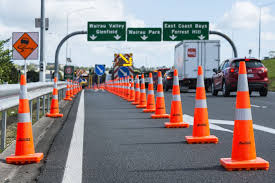
#> input picture track.jpg, 275 x 183 px
$ python test_auto_drive.py
#> lines starting #> are read from the running program, lines starting #| are printed output that depends on the picture; after the words box and inside, x2 and y2 are one past the last pixel; in counts of white or black regions, pixels touching at a corner belong together
import cv2
import numpy as np
import math
import matplotlib.pyplot as plt


def canny(img):
    hsv = cv2.cvtColor(img, cv2.COLOR_BGR2HSV)
    lower = np.array([0, 155, 155])
    upper = np.array([60, 255, 255])
    mask = cv2.inRange(hsv, lower, upper)
    canny = cv2.Canny(mask, 50, 150)
    return canny

def region_of_interest(img):
    height = image.shape[0]
    width = image.shape[1]
    # polygons = np.array([[(200,height),(1100,height),(550,250)]])
    polygons = np.array([[
        (125, 100),
        (75, 100),(0,150),(0,height),(width,height),(width,150)]])
    mask = np.zeros_like(img)
    cv2.fillPoly(mask,polygons,color=(255,255,255))
    masked_img = cv2.bitwise_and(img,mask)
    return masked_img

def display_lines(image,lines):
    line_image = np.zeros_like(image)
    if lines is not None:
        for line in lines:
            x1, y1, x2, y2 = line.reshape(4)
            cv2.line(line_image, (x1,y1), (x2,y2),(0,255,0,),10)
    return line_image


def steer_image(frame,lane_lines):
    heading_image = np.zeros_like(frame)
    height, width, _ = frame.shape
    _, _, left_x2, _ = lane_lines[0]
    _, _, right_x2, _ = lane_lines[1]
    mid = int(width / 2)
    x_offset = (left_x2 + right_x2) / 2 - mid
    y_offset = 100
    angle_to_mid_radian = math.atan(x_offset / y_offset)  # angle (in radian) to center vertical line
    angle_to_mid_deg = int(angle_to_mid_radian * 180.0 / np.pi)  # angle (in degrees) to center vertical line
    steering_angle = angle_to_mid_deg + 90  # this is the steering angle needed by picar front wheel
    line_color = (0, 0, 255)
    line_width = 5
    steering_angle_radian = steering_angle / 180.0 * math.pi
    x1 = int(width / 2)
    y1 = height
    # x2 = int(x1 - (height / 2*math.tan(steering_angle_radian)))
    x2 = int(x1 - height / 2 / math.tan(steering_angle_radian))
    y2 = 100

    cv2.line(heading_image, (x1, y1), (x2, y2), line_color, line_width)
    steered_img = cv2.addWeighted(frame, 0.8, heading_image, 1, 1)
    return steered_img


def make_coordinates(image,line_parameters):
    slope,intercept = line_parameters
    y1 = image.shape[0]
    y2 = int(y1*(3/5))
    x1 = int((y1-intercept)/slope)
    x2 = int((y2-intercept)/slope)
    return np.array([x1,y1,x2,y2])

def average_slope_intercept(image,lines):
    left_fit = []
    right_fit = []
    lane_lines= []
    for line in lines:
            x1,y1,x2,y2= line.reshape(4)
            parameters = np.polyfit((x1,x2),(y1,y2),1)
            slope=parameters[0]
            intercept=parameters[1]
            if slope<-25*np.pi/180:
                left_fit.append((slope, intercept))
            elif slope>25*np.pi/180:
                right_fit.append((slope,intercept))
    left_fit_avg = np.average(left_fit,axis=0)
    if len(left_fit)> 0:
        left_line= make_coordinates(image,left_fit_avg)
        lane_lines.append(left_line)
    right_fit_avg = np.average(right_fit,axis=0)
    if len(right_fit)>0:
        right_line = make_coordinates(image,right_fit_avg)
        lane_lines.append(right_line)
    # mean_line = make_coordinates(image,(left_fit_avg+right_fit_avg)/2)
    # print(lane_lines)
    return lane_lines

image = cv2.imread('track.jpg')
#> image is the input picture: shape (183, 275, 3); mean B, G, R 136.3, 134.4, 144.8
lane_img = np.copy(image)
canny_image = canny(lane_img)
#> in canny, `hsv = cv2.cvtColor(img, cv2.COLOR_BGR2HSV)`: hsv: shape (183, 275, 3); mean H, S, V 88.9, 67.8, 162
#> in canny, `mask = cv2.inRange(hsv, lower, upper)`:
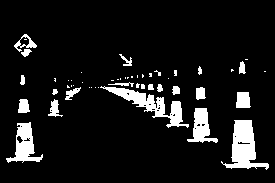
#> mask: shape (183, 275); 9.3% white; 50 white regions (30 under 20 px), largest, box (x1, y1, x2, y2) and area: (221, 120, 269, 170) 1087, (100, 86, 189, 128) 1004, (6, 122, 43, 163) 661
#> in canny, `canny = cv2.Canny(mask, 50, 150)`:
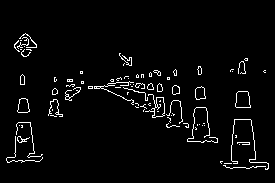
#> canny: shape (183, 275); 3.4% white in thin lines or dots, all inside (x1, y1, x2, y2) = (6, 33, 269, 170)
cropped_img = region_of_interest(canny_image)
#> in region_of_interest, `cv2.fillPoly(mask,polygons,color=(255,255,255))`:
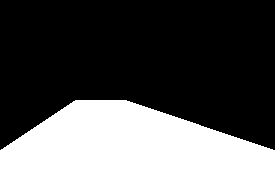
#> mask: shape (183, 275); 34.1% white; 1 white region, box (x1, y1, x2, y2) and area: (0, 100, 275, 183) 17175
#> in region_of_interest, `masked_img = cv2.bitwise_and(img,mask)`:
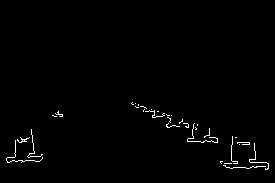
#> masked_img: shape (183, 275); 1.1% white in thin lines or dots, all inside (x1, y1, x2, y2) = (6, 102, 269, 170)
lines = cv2.HoughLinesP(cropped_img,20,np.pi/180,50,np.array([]),minLineLength=10,maxLineGap=50)
#> lines = 32 rows, first 6: [151, 109, 268, 163], [226, 167, 268, 167], [7, 161, 41, 159], [187, 140, 267, 169], [152, 117, 265, 168], [143, 110, 254, 148]
averaged_lines = average_slope_intercept(lane_img,lines)
#> the loop in average_slope_intercept, `for line in lines:` made 32 passes
#> (x1, y1, x2, y2, slope, intercept) on passes 1 to 12: (151, 109, 268, 163, 0.462, 39.31), (226, 167, 268, 167, -6.93e-17, 167), (7, 161, 41, 159, -0.0588, 161.4), (187, 140, 267, 169, 0.362, 72.21), (152, 117, 265, 168, 0.451, 48.4), (143, 110, 254, 148, 0.342, 61.05), (187, 141, 254, 143, 0.0299, 135.4), (14, 160, 60, 114, -1, 174), (13, 160, 59, 114, -1, 173), (12, 160, 40, 160, 6.51e-16, 160), (17, 139, 32, 138, -0.0667, 140.1), (6, 159, 42, 158, -0.0278, 159.2)
#> after the loop in average_slope_intercept, `for line in lines:`: left_fit = [(-1, 174), (-1, 173), (-1, 161), (-1, 168), (-1, 183), (-1.03, 178.1), (-1.04, 165.3), (-1, 185)]; right_fit = [(0.462, 39.31), (0.451, 48.4), (0.444, 41.67), (0.444, 36.11), (0.444, 52.22)]
#> in average_slope_intercept, `left_fit_avg = np.average(left_fit,axis=0)`: left_fit_avg = [-1.01, 173.4]
#> in make_coordinates, `slope,intercept = line_parameters`: slope = -1.01; intercept = 173.4
#> in make_coordinates, `x1 = int((y1-intercept)/slope)`: x1 = -9
#> in make_coordinates, `x2 = int((y2-intercept)/slope)`: x2 = 63
#> in average_slope_intercept, `left_line= make_coordinates(image,left_fit_avg)`: left_line = [-9, 183, 63, 109]
#> in average_slope_intercept, `right_fit_avg = np.average(right_fit,axis=0)`: right_fit_avg = [0.449, 43.54]
#> in average_slope_intercept, `right_line = make_coordinates(image,right_fit_avg)`: right_line = [310, 183, 145, 109]
#> averaged_lines = [[-9, 183, 63, 109], [310, 183, 145, 109]]
line_image = display_lines(lane_img,averaged_lines)
#> the loop in display_lines, `for line in lines:` made 2 passes
#> after the loop in display_lines, `for line in lines:`:
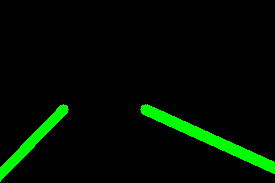
#> line_image: shape (183, 275, 3); mean of channels 0, 1, 2 0, 13.1, 0; drawn as B, G, R
overlay_img = cv2.addWeighted(lane_img,0.8,line_image,1,1)
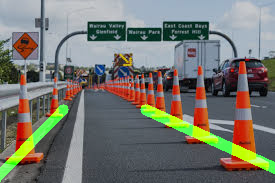
#> overlay_img: shape (183, 275, 3); mean B, G, R 110.1, 118, 116.8
steer_img = steer_image(overlay_img,averaged_lines)
#> in steer_image, `_, _, left_x2, _ = lane_lines[0]`: left_x2 = 63
#> in steer_image, `_, _, right_x2, _ = lane_lines[1]`: right_x2 = 145
#> in steer_image, `x_offset = (left_x2 + right_x2) / 2 - mid`: x_offset = -33
#> in steer_image, `angle_to_mid_radian = math.atan(x_offset / y_offset)`: angle_to_mid_radian = -0.319
#> in steer_image, `angle_to_mid_deg = int(angle_to_mid_radian * 180.0 / np.pi)`: angle_to_mid_deg = -18
#> in steer_image, `steering_angle = angle_to_mid_deg + 90`: steering_angle = 72
#> in steer_image, `steering_angle_radian = steering_angle / 180.0 * math.pi`: steering_angle_radian = 1.26
#> in steer_image, `x2 = int(x1 - height / 2 / math.tan(steering_angle_radian))`: x2 = 107
#> in steer_image, `steered_img = cv2.addWeighted(frame, 0.8, heading_image, 1, 1)`:
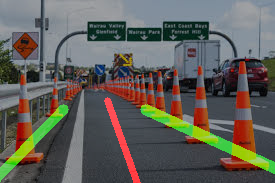
#> steered_img: shape (183, 275, 3); mean B, G, R 89, 95.4, 96.8
cv2.imwrite("drive_lane.jpg",steer_img)
cv2.imshow("result", steer_img)
cv2.waitKey(0)


# following code is allows us to segregate the region of interest.
# plt.imshow(canny_image)
# plt.show()
